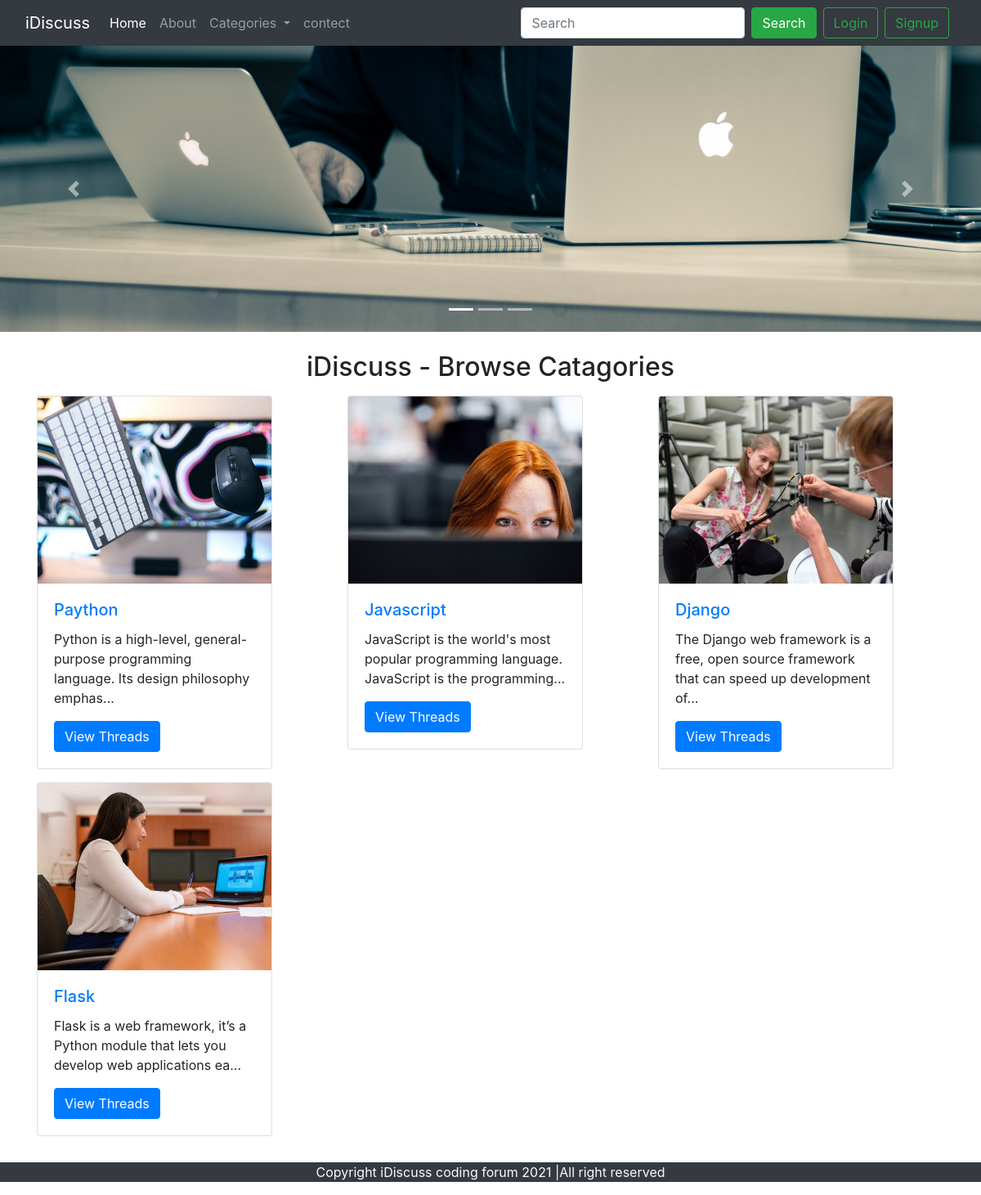
The page /forum1/index.php on the database its author committed.
### tables this page shows
CREATE TABLE `catagories` (
  `category_id` int(8) NOT NULL,
  `category_name` varchar(255) NOT NULL,
  `category_description` varchar(255) NOT NULL,
  `created` datetime NOT NULL DEFAULT current_timestamp()
);

### forum1/index.php (the view, shortened to what this page needs)
<!doctype html>
<html lang="en">
<head>
    <link rel="stylesheet" href="https://stackpath.bootstrapcdn.com/bootstrap/4.5.0/css/bootstrap.min.css">
</head>
<body>
    <?php include 'partials/_header.php'; ?>
    <?php include 'partials/_dbconnect.php'; ?>
    <div id="carouselExampleIndicators" class="carousel slide" data-ride="carousel">
        <ol class="carousel-indicators">
            <li data-target="#carouselExampleIndicators" data-slide-to="0" class="active"></li>
            <li data-target="#carouselExampleIndicators" data-slide-to="1"></li>
            <li data-target="#carouselExampleIndicators" data-slide-to="2"></li>
        </ol>
        <div class="carousel-inner">
            <div class="carousel-item active">
                <img src="/php/forum1/img/slider1.jpg" class="d-block w-100" alt="...">
            </div>
        </div>
        <a class="carousel-control-prev" href="#carouselExampleIndicators" role="button" data-slide="prev">
            <span class="carousel-control-prev-icon" aria-hidden="true"></span>
        </a>
        <a class="carousel-control-next" href="#carouselExampleIndicators" role="button" data-slide="next">
            <span class="carousel-control-next-icon" aria-hidden="true"></span>
        </a>
    </div>
    <div class="container my-4" id="ques">
        <h2 class="text-center"> iDiscuss - Browse Catagories </h2>
        <div class="row">
            <?php
            $sql =   "SELECT * FROM `catagories`";
            $result = mysqli_query($conn, $sql);
            while ($row = mysqli_fetch_assoc($result)) {
                $cat = $row['category_name'];
                $id = $row['category_id'];
                $desc = $row['category_description'];
                echo '  <div class="col-md-4 my-2  ">
                <div class="card " style="width: 18rem;">
                    <img src="img/card-'.$id .'.jpg" class="card-img-top" alt="image for '.$cat.' category.">
                    <div class="card-body">
                        <h5 class="card-title"><a href="threadlist.php?catid= '.$id.'">'.$cat.'</a></h5>
                        <p class="card-text">'.substr($desc,0,90).'...</p>
                        <a href="threadlist.php?catid= '.$id.'" class="btn btn-primary">View Threads</a>
                    </div>
                </div>
            </div>';
            }
            ?>
        </div>
    </div>
    <?php include 'partials/_footer.php'; ?>
</body>
</html>

### forum1/index.php (style rules this page uses)
#ques { min-height: 433px; }

### rows shown on the page
catagories: shows a picture, category_name "Paython", category_description "Python is a high-level, general-purpose programming language. Its design philosophy emphas"
catagories: shows a picture, category_name "Javascript", category_description "JavaScript is the world's most popular programming language. JavaScript is the programming"
catagories: shows a picture, category_name "Django", category_description "The Django web framework is a free, open source framework that can speed up development of"
catagories: shows a picture, category_name "Flask", category_description "Flask is a web framework, it’s a Python module that lets you develop web applications ea"
